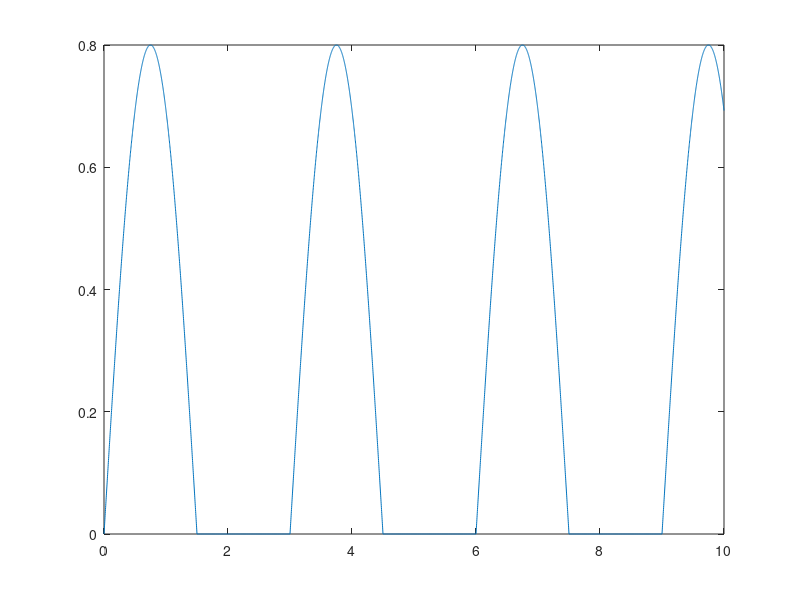
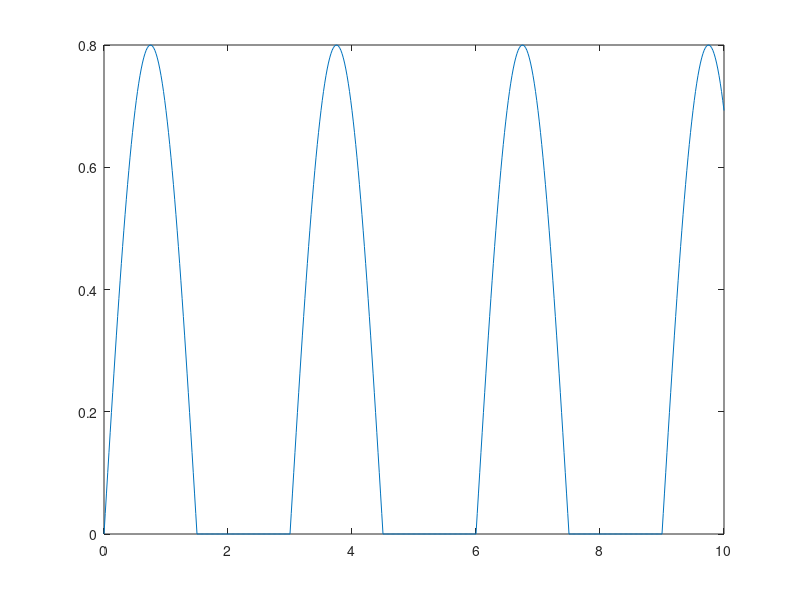
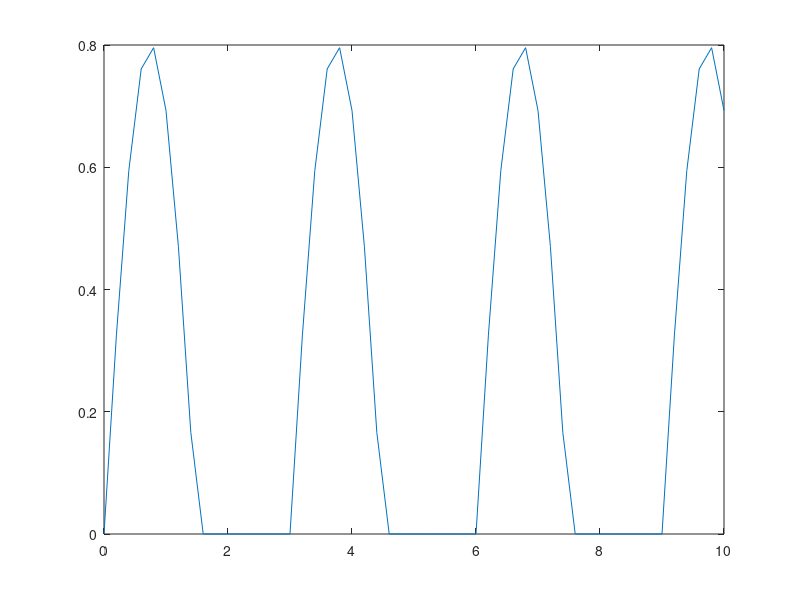

The MATLAB script that drew these images, in order:
t1=0:0.002:10 %rezolutie temporara care afiseaza semnalul pt 4 s
t2=0:0.02:10
t3=0:0.2:10

T=3
F=1/T

x1=0.8*sin(2*pi*F*t1) %0.8 amplitudinea
x2=0.8*sin(2*pi*F*t2)
x3=0.8*sin(2*pi*F*t3)


lungime1=length(t1)
for index=1:1:lungime1  %parcurgem vectorul si inlocuim valorile negative cu 0
    if(x1(index)<0)
        x1(index)=0;
    end
end

lungime2=length(t2)
for index=1:1:lungime2
    if(x2(index)<0)
        x2(index)=0;
    end
end

lungime3=length(t3)
for index=1:1:lungime3
    if(x3(index)<0)
        x3(index)=0;
    end
end

figure(1)
plot(t1,x1)
figure(2)
plot(t2,x2)
figure(3)
plot(t3,x3)
